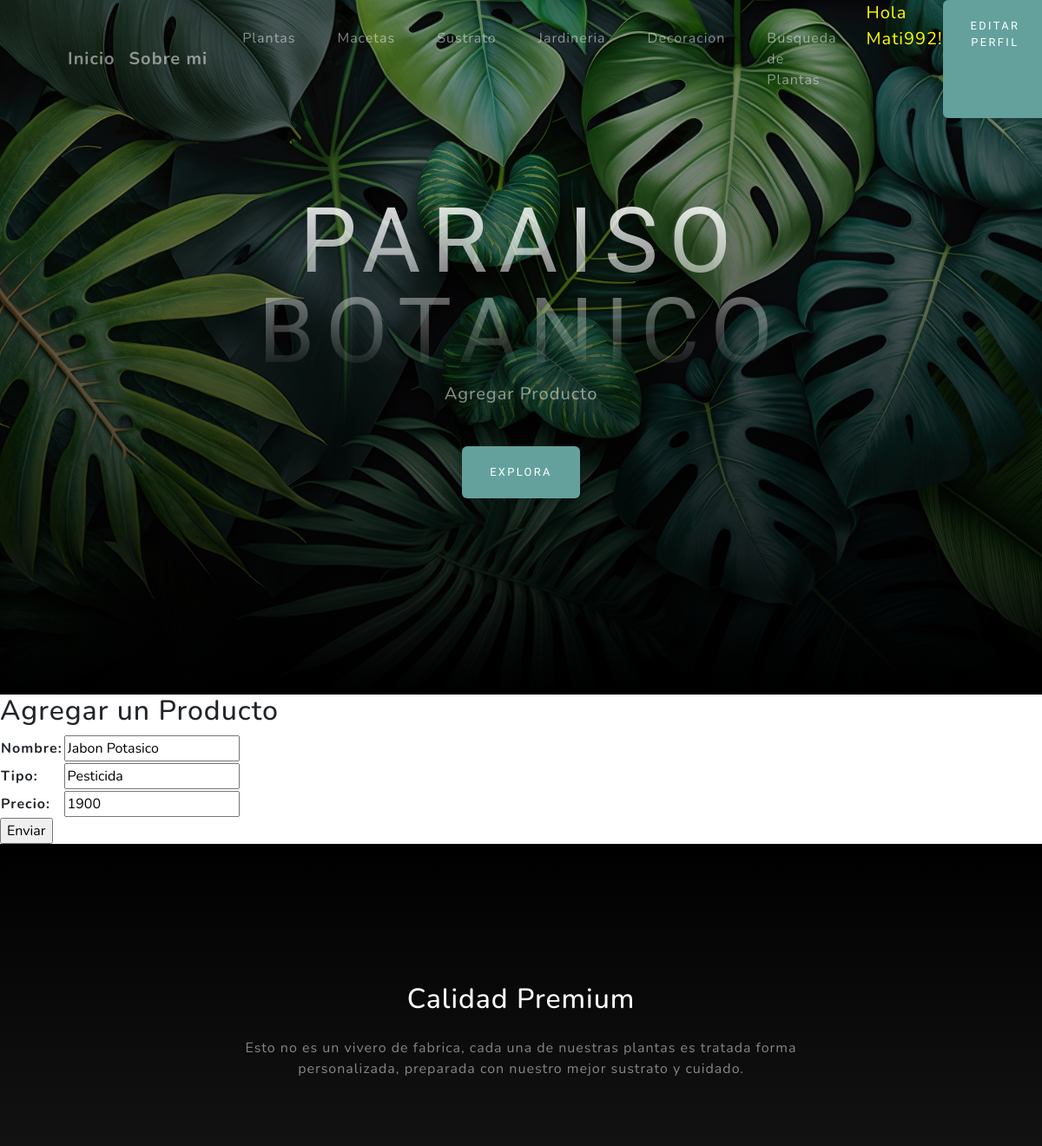
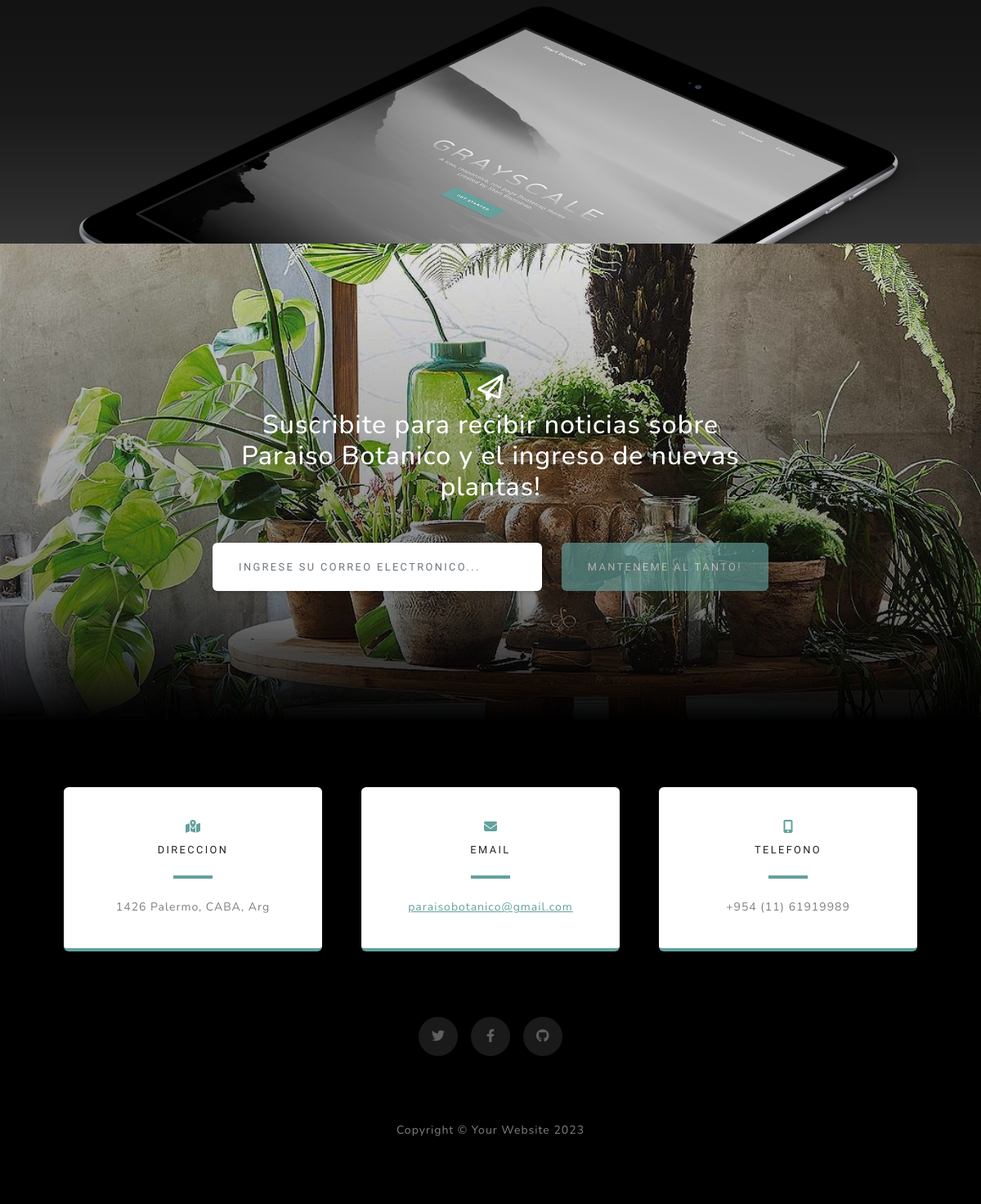
Page /update_gardering/3/ (signed in) on the committed database (2 pictures, top to bottom).
### aplicacion/models.py (models this page shows, shortened)
class Jardineria(models.Model):
    nombre = models.CharField(max_length=50, blank=False)
    tipo = models.CharField(max_length=50, blank=False)
    precio = models.IntegerField()
    class Meta:
        verbose_name = "Jardineria"
        verbose_name_plural = "Jardineria"
        ordering = ['-tipo']

### aplicacion/views.py (the view)
class JardineriaUpdate(LoginRequiredMixin, UpdateView):
    model = Jardineria
    fields = ['nombre', 'tipo', 'precio']
    success_url = reverse_lazy('garten')

### aplicacion/templates/aplicacion/jardineria_form.html (shortened to what this page needs)
{% extends 'aplicacion/base.html' %}
{% load  %}
{% block titulo %}
Agregar Producto
{% endblock titulo %}
{% block contenido %}
<body>
    <h2>Agregar un Producto</h2>
    <form action="" method="post">
       <table>
         {{form.as_table}}
       </table>
        <input type="submit" value="Enviar">
    </form>
</body>
</html>
{% endblock contenido %}

### aplicacion/templates/aplicacion/base.html (shortened to what this page needs)
<!DOCTYPE html>
<html lang="en">
    <head>
        {% load static %}
        <link href="{% static 'aplicacion/css/styles.css' %}"  rel="stylesheet" />
    </head>
    <body id="page-top">
        <nav class="navbar navbar-expand-lg navbar-light fixed-top" id="mainNav">
            <div class="container px-4 px-lg-5">
                <a class="navbar-brand" href="/">Inicio</a>
                <a class="navbar-brand" href="{% url 'uebermich' %}">Sobre mi</a>
                <div class="collapse navbar-collapse" id="navbarResponsive">
                    <ul class="navbar-nav ms-auto">
                        {% if user.is_authenticated %}
                        <li class="nav-item"><a class="nav-link" href="{% url 'pflanzen' %}">Plantas</a></li>
                        <li class="nav-item"><a class="nav-link" href="{% url 'blumentoepfe' %}">Macetas</a></li>
                        <li class="nav-item"><a class="nav-link" href="{% url 'substrat' %}">Sustrato</a></li>
                        <li class="nav-item"><a class="nav-link" href="{% url 'garten' %}">Jardineria</a></li>
                        <li class="nav-item"><a class="nav-link" href="{% url 'dekoration' %}">Decoracion</a></li>
                        <li class="nav-item"><a class="nav-link" href="{% url 'suchen_gattung' %}">Busqueda de Plantas</a></li>
                        <p style="color:yellow; font-size: 20px;margin-left: 10px;">Hola {{user.username}}!</p>
                        <a class="btn btn-primary" href="{% url 'editar_perfil' %}">Editar Perfil</a>
                    {% else %}
                        <a class="btn btn-success" href="{% url 'registro' %}">Registro</a>
                        <a class="btn btn-primary" href="{% url 'login' %}">Login</a>
                    {% endif %}
                    </ul>
                </div>
            </div>
        </nav>
        <header class="masthead">
            <div class="container px-4 px-lg-5 d-flex h-100 align-items-center justify-content-center">
                <div class="d-flex justify-content-center">
                    <div class="text-center">
                        <h1 class="mx-auto my-0 text-uppercase">Paraiso Botanico</h1>
                        <h2 class="text-white-50 mx-auto mt-2 mb-5">
                            {% block titulo %}
                            {% endblock titulo%}
                        </h2>
                        <a class="btn btn-primary" href="#about">Explora</a>
                    </div>
                </div>
            </div>
        </header>
        {% block contenido %}
        {% endblock contenido %}
        <section class="about-section text-center" id="about">
            <div class="container px-4 px-lg-5">
                <div class="row gx-4 gx-lg-5 justify-content-center">
                    <div class="col-lg-8">
                        <h2 class="text-white mb-4">Calidad Premium</h2>
                        <p class="text-white-50">
                            Esto no es un vivero de fabrica, cada una de nuestras plantas es tratada forma personalizada, preparada con nuestro mejor sustrato y cuidado.
                        </p>
                    </div>
                </div>
                <img class="img-fluid" src="assets/img/ipad.png" alt="..." />
            </div>
        </section>
        <section class="signup-section" id="signup">
            <div class="container px-4 px-lg-5">
                <div class="row gx-4 gx-lg-5">
                    <div class="col-md-10 col-lg-8 mx-auto text-center">
                        <i class="far fa-paper-plane fa-2x mb-2 text-white"></i>
                        <h2 class="text-white mb-5">Suscribite para recibir noticias sobre Paraiso Botanico y el ingreso de nuevas plantas!</h2>
                        <form class="form-signup" id="contactForm" data-sb-form-api-token="API_TOKEN">
                            <div class="row input-group-newsletter">
                                <div class="col"><input class="form-control" id="emailAddress" type="email" placeholder="Ingrese su correo electronico..." aria-label="Enter email address..." data-sb-validations="required,email" /></div>
                                <div class="col-auto"><button class="btn btn-primary disabled" id="submitButton" type="submit">manteneme al tanto!</button></div>
                            </div>
                        </form>
                    </div>
                </div>
            </div>
        </section>
        <section class="contact-section bg-black">
            <div class="container px-4 px-lg-5">
                <div class="row gx-4 gx-lg-5">
                    <div class="col-md-4 mb-3 mb-md-0">
                        <div class="card py-4 h-100">
                            <div class="card-body text-center">
                                <i class="fas fa-map-marked-alt text-primary mb-2"></i>
                                <h4 class="text-uppercase m-0">Direccion</h4>
                                <hr class="my-4 mx-auto" />
                                <div class="small text-black-50">1426 Palermo, CABA, Arg</div>
                            </div>
                        </div>
                    </div>
                    <div class="col-md-4 mb-3 mb-md-0">
                        <div class="card py-4 h-100">
                            <div class="card-body text-center">
                                <i class="fas fa-envelope text-primary mb-2"></i>
                                <h4 class="text-uppercase m-0">Email</h4>
                                <hr class="my-4 mx-auto" />
                                <div class="small text-black-50"><a href="#!">paraisobotanico@gmail.com</a></div>
                            </div>
                        </div>
                    </div>
                    <div class="col-md-4 mb-3 mb-md-0">
                        <div class="card py-4 h-100">
                            <div class="card-body text-center">
                                <i class="fas fa-mobile-alt text-primary mb-2"></i>
                                <h4 class="text-uppercase m-0">Telefono</h4>
                                <hr class="my-4 mx-auto" />
                                <div class="small text-black-50">+954 (11) 61919989</div>
                            </div>
                        </div>
                    </div>
                </div>
                <div class="social d-flex justify-content-center">
                    <a class="mx-2" href="https://twitter.com/Mattyy992"><i class="fab fa-twitter"></i></a>
                    <a class="mx-2" href="https://es-la.facebook.com/"><i class="fab fa-facebook-f"></i></a>
                    <a class="mx-2" href="https://github.com/Klemen992"><i class="fab fa-github"></i></a>
                </div>
            </div>
        </section>
        <footer class="footer bg-black small text-center text-white-50"><div class="container px-4 px-lg-5">Copyright &copy; Your Website 2023</div></footer>
    </body>
</html>

### rows in the picture
Jardineria: nombre "Jabon Potasico", tipo "Pesticida", precio "1900"

### other values in the picture
{{ user.username }} "Mati992"
